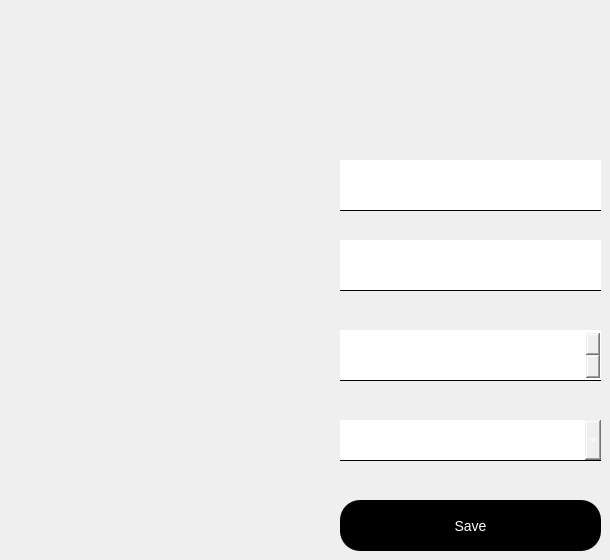
    <widget class="QWidget" name="setting">
     <widget class="QLineEdit" name="txt_name">
      <property name="geometry">
       <rect>
        <x>340</x>
        <y>160</y>
        <width>261</width>
        <height>51</height>
       </rect>
      </property>
      <property name="font">
       <font>
        <family>SimSun</family>
        <pointsize>-1</pointsize>
       </font>
      </property>
      <property name="styleSheet">
       <string notr="true">border: none;
    border-bottom: 1px solid #000; /* Black underline */
    font-size: 14px;
    padding: 5px;
color: white;</string>
      </property>
      <property name="text">
       <string/>
      </property>
      <property name="frame">
       <bool>false</bool>
      </property>
      <property name="echoMode">
       <enum>QLineEdit::EchoMode::Normal</enum>
      </property>
      <property name="dragEnabled">
       <bool>false</bool>
      </property>
      <property name="readOnly">
       <bool>false</bool>
      </property>
      <property name="placeholderText">
       <string>Name</string>
      </property>
      <property name="clearButtonEnabled">
       <bool>false</bool>
      </property>
     </widget>
     <widget class="QPushButton" name="btn_update_info">
      <property name="geometry">
       <rect>
        <x>340</x>
        <y>500</y>
        <width>261</width>
        <height>51</height>
       </rect>
      </property>
      <property name="styleSheet">
       <string notr="true">background-color: #000; /* Black background */
    color: #fff; /* White text */
    font-size: 14px; /* Adjust text size */
    border: none; /* Remove borders */
    border-radius: 20px; /* Rounded corners */
    padding: 10px 20px; /* Add padding for a larger button */
    text-align: center; /* Center the text */</string>
      </property>
      <property name="text">
       <string>Save</string>
      </property>
     </widget>
     <widget class="QLineEdit" name="txt_email">
      <property name="geometry">
       <rect>
        <x>340</x>
        <y>240</y>
        <width>261</width>
        <height>51</height>
       </rect>
      </property>
      <property name="font">
       <font>
        <family>SimSun</family>
        <pointsize>-1</pointsize>
       </font>
      </property>
      <property name="styleSheet">
       <string notr="true">border: none;
    border-bottom: 1px solid #000; /* Black underline */
    font-size: 14px;
    padding: 5px;
color: white;</string>
      </property>
      <property name="text">
       <string/>
      </property>
      <property name="frame">
       <bool>false</bool>
      </property>
      <property name="echoMode">
       <enum>QLineEdit::EchoMode::Normal</enum>
      </property>
      <property name="dragEnabled">
       <bool>false</bool>
      </property>
      <property name="readOnly">
       <bool>false</bool>
      </property>
      <property name="placeholderText">
       <string>Mail</string>
      </property>
      <property name="clearButtonEnabled">
       <bool>false</bool>
      </property>
     </widget>
     <widget class="QPushButton" name="btn_avatar">
      <property name="geometry">
       <rect>
        <x>350</x>
        <y>10</y>
        <width>201</width>
        <height>141</height>
       </rect>
      </property>
      <property name="autoFillBackground">
       <bool>false</bool>
      </property>
      <property name="text">
       <string/>
      </property>
      <property name="icon">
       <iconset>
        <normaloff>../img/account-information.png</normaloff>../img/account-information.png</iconset>
      </property>
      <property name="iconSize">
       <size>
        <width>150</width>
        <height>150</height>
       </size>
      </property>
      <property name="checkable">
       <bool>false</bool>
      </property>
      <property name="checked">
       <bool>false</bool>
      </property>
      <property name="autoRepeat">
       <bool>false</bool>
      </property>
      <property name="autoExclusive">
       <bool>false</bool>
      </property>
      <property name="autoDefault">
       <bool>false</bool>
      </property>
      <property name="default">
       <bool>false</bool>
      </property>
      <property name="flat">
       <bool>true</bool>
      </property>
     </widget>
     <widget class="QDateEdit" name="d_dob">
      <property name="geometry">
       <rect>
        <x>340</x>
        <y>330</y>
        <width>261</width>
        <height>51</height>
       </rect>
      </property>
      <property name="styleSheet">
       <string notr="true">border: none;
    border-bottom: 1px solid #000; /* Black underline */
    font-size: 14px;
    padding: 5px;
color: white;</string>
      </property>
     </widget>
     <widget class="QComboBox" name="cb_gender">
      <property name="geometry">
       <rect>
        <x>340</x>
        <y>420</y>
        <width>261</width>
        <height>41</height>
       </rect>
      </property>
      <property name="styleSheet">
       <string notr="true">border: none;
    border-bottom: 1px solid #000; /* Black underline */
    font-size: 14px;
    padding: 5px;
color: white;</string>
      </property>
      <item>
       <property name="text">
        <string>None</string>
       </property>
      </item>
      <item>
       <property name="text">
        <string>Male</string>
       </property>
      </item>
      <item>
       <property name="text">
        <string>Female</string>
       </property>
      </item>
     </widget>
    </widget>
